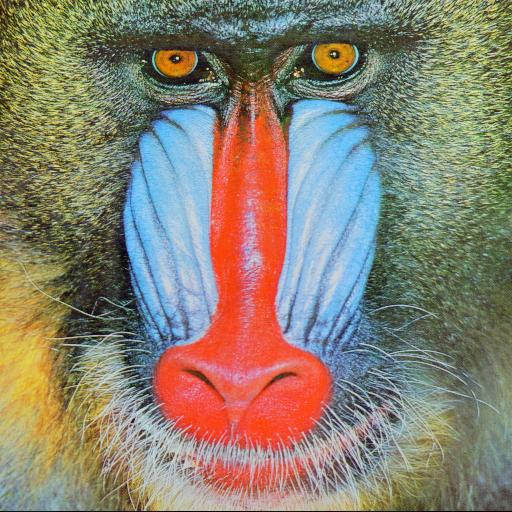
#> input picture Lab1-intro/mandril.jpg, 512 x 512 px
$ jupyter execute 01_intro.ipynb
#> lines starting #> are read from the running program, lines starting #| are printed output that depends on the picture
W ramach kursu będziemy wykorzystywać głównie bibliotekę OpenCV (Open Computer Vision Library).
W trakcie niniejszego ćwiczenia zapoznamy się z podstawowymi funkcjonalnościami: wczytaniami, zapisywaniem, konwersją do inne przestrzeni barw.
Zaznajomimy się również z Jupyter Notebook.

Wczytywanie obrazów z wykorzystaniem OpenCV.
1. Zaimportuj bibliotekę OpenCV:
        `import cv2`
1. Zaimportuj bibliotekę pyplot z matplotlib jako plt:
        `from matplotlib import pyplot as plt`
1. Wygodną opcją jest możliwość pobierania danych (obrazów, ale też np. baz danych) z sieci.
   Eliminuje to konieczność pobierania danych np. z Moodle oraz czyni uzupełniony Notebook "samowystarczalnym" - wystarczy go uruchomić.
   * zaimportuj bibliotekę os `import os`
   * zaimportuj bibliotekę request `import requests`
   * stwórz zmienne na adres pobieranego pliku (*url*) i samą jego nazwę (*fileName*)
   * sprawdź, czy taki plik istnieje (unikniemy wielokrotnego pobierania tych samych danych)
        `if not os.path.exists(fileName) :`
   * pobierz plik: `r = requests.get(url + fileName, allow_redirects=True)`
   * zapisz na dysku: `open(fileName, 'wb').write(r.content)`

1. Wykorzystując polecenie *imread* wczytaj obraz *mandril.jpg*
1. Wyświetl obraz wykorzystując bibliotekę *pyplot*
        plt.imshow(I)
        plt.xticks([]), plt.yticks([])
        plt.show()
1. Jeśli ktoś nie wie jak powinien wyglądać mandryl, to proszę podglądnąć obraz na GitHub lub w sprawdzić w Interencie.
   Przyczyną problemu jest sposób w jaki funkcja `imread` z OpenCV odczytuje obraz (BGR, zamiast RGB).
   Obrazom kolorowym będzie poświęcone odrębne ćwiczenie, także nie będziemy w tym miejscu rozwijać tego wątku.
1. W celu poprawnego wyświetlenia należy dokonać konwersji koloru z BGR na RGB.
        I = cv2.cvtColor(I, cv2.COLOR_BGR2RGB)
1. Dla porządku warto dodać, że w OpenCV do wyświetlania domyślnie wykorzystuje się funkcję `imshow`.
   Jednakże w przypadku Jupyter Notebook to rozwiązanie ma pewne wady i dlatego nie będziemy jej używać.
   Natomiast jeśli ktoś pracuje w "czystym" Python, to jest to na pewno równoważna funkcjonalność.

[cell 1]
import cv2
import os
from matplotlib import pyplot as plt
import requests

url = 'https://raw.githubusercontent.com/vision-agh/poc_sw/master/01_Intro/'
fileName = 'mandril.jpg'
if not os.path.exists(fileName) :
    r = requests.get(url + fileName, allow_redirects=True)
    open(fileName, 'wb').write(r.content)

img = cv2.imread(fileName)
#> img is the input picture: shape (512, 512, 3); mean B, G, R 113.2, 128.8, 137.4
img = cv2.cvtColor(img, cv2.COLOR_BGR2RGB)

plt.xticks([])
plt.yticks([])
plt.imshow(img)

W praktycznych rozważaniach często analizuje się obrazy w odcieniach szarości (ang. *grayscale*).
Do konwersji służy znana już funkcja `cvtColor` tylko tym razem z parametrem `cv2.COLOR_RGB2GRAY`.
Proszę spróbować wyświetlić obraz.
Może okazać się, że nadal jest kolorowy, choć inaczej.
Dlaczego tak się dzieje zostanie obszerniej wyjaśnione pod koniec ćwiczenia.
Na razie należy dodać polecenie `plt.gray()` przed `plt.show`.

[cell 2]
img = cv2.imread(fileName)
img_grey = cv2.cvtColor(img, cv2.COLOR_RGB2GRAY)
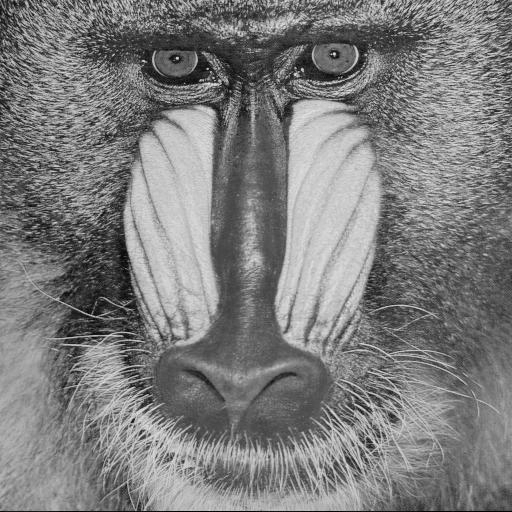
#> img_grey: shape (512, 512); min 0, max 233, mean 125.1

plt.xticks([])
plt.yticks([])
plt.imshow(img_grey)

Czasami konieczne jest zapisanie przetworzonego obrazu.
Służy do tego funkcja `cv2.imwrite`.
Proszę zapisać szarą wersję mandryla w formacie *png*.
Warto sprawdzić, czy obraz zapisał się poprawnie tj. otworzyć go w aplikacji do przeglądania obrazów.

[cell 3]
cv2.imwrite('mandril.png', img_grey)
#> Out = True

Obraz w skali szarości możemy traktować jako dwuwymiarową funkcję $L(x,y)$, gdzie $x$, $y$ to współrzędne piksela, a $L(x,y)$ poziom jasności (najczęściej [0;255] - zapis na 8-bitach, typ *unsigned int*).
Wyświetl obraz mandryl jako funkcję dwuwymiarową (uwaga - to chwilę się liczy):

[cell 4]
import numpy as np

# transforming img into 2D matrix
IG = np.array(img_grey)

# create grid
xx, yy = np.mgrid[0:IG.shape[0], 0:IG.shape[1]]

# create the figure
fig = plt.figure()
ax = fig.add_subplot(projection = '3d')
ax.plot_surface(xx, yy, IG ,rstride=1, cstride=1, cmap=plt.get_cmap('gray'),
        linewidth=0)
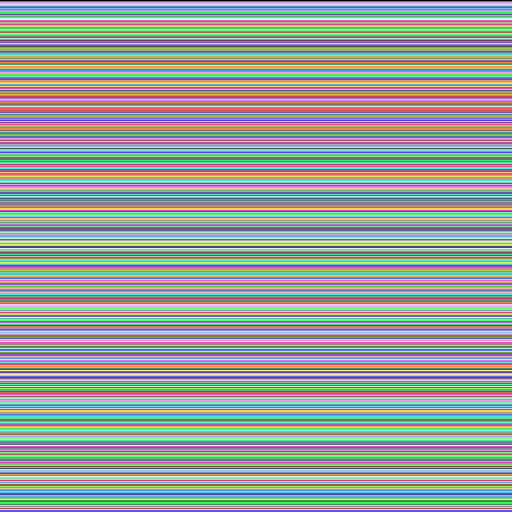
#> xx: shape (512, 512) int64; 512 distinct labels, from 0 to 511; one colour per label, 0 black

# show it
plt.show()
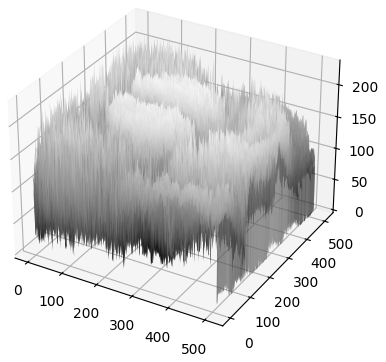
#> figure drawn by matplotlib, 1 panel

Komentarz:
- używamy biblioteki do obliczeń *numpy*,
- tworzymy siatkę punktów o rozmiarach takich jak obraz (*shape*),
- rysujemy wykres 3D

Podczas przetwarzania i analizy obrazów przydatne bywają "przekroje" przez obraz, czyli wartości funkcji $L(x,y)$ w przypadku gdy $x$ lub $y$ jest ustalone.
Wykonaj jeden wybrany przekrój w $x$ i $y$:
- po pierwsze należy pobrać dany wiersz lub kolumnę - np. `S = IG[10,:]` (tu jedenasty wiersz),
- po drugie stworzyć wykres złożony z dwóch subwykresów: `f, (ax1,ax2) = plt.subplots(1,2)`
- dla każdego z nich ustawić tytuł (np. `ax1.set_title('XXX')`) oraz treść `ax1.plot(S)`,
- na koniec całość wyświetlić `plt.show()`.

[cell 5]
row = IG[10, :]
#> row = 512 values, max 226 at index 458, min 17 at index 37, mean 115.7
col = IG[:, 15]
#> col = 512 values, max 181 at index 227, min 18 at index 4, mean 127.1

f, (ax1, ax2) = plt.subplots(1, 2)
ax1.set_title("Row 10")
ax2.set_title("Col 15")

ax1.plot(row)
ax2.plot(col)

plt.show()
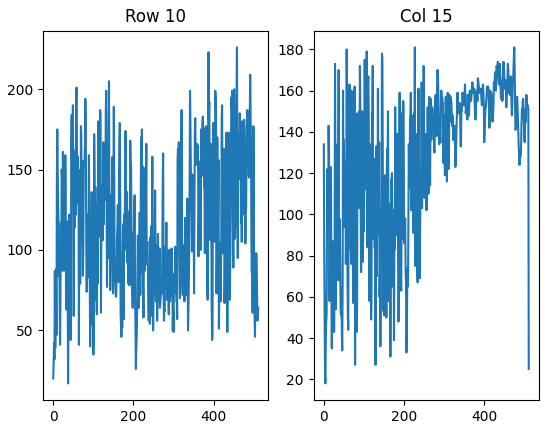
#> figure drawn by matplotlib, 2 panels; panel 1: curve peaks at x = 458, y = 226; panel 2: curve peaks at x = 227, y = 181

Obrazy indeksowane składają się z dwóch macierzy - obrazu oraz tzw. mapy kolorów.
W macierzy obrazu zapisane są wartości poszczególnych pikseli.
Macierz mapy kolorów ma rozmiar $m \times 3$ ($m$ wierszy, w~każdym 3 wartości - składowe R,G,B).
Podczas wyświetlania, na podstawie wartości piksela, odczytywany jest kolor z macierzy mapy kolorów.
W ten sposób możliwe staje się "pokolorowanie" obrazu w skali szarości (stąd wcześniej szary mandryl był kolorowy).
Wykorzystanie pseudokoloru nie wpływa na ilość informacji zawartej na obrazku, pomaga jedynie przedstawić go w bardziej czytelnej (dla człowieka) formie.
Przykładowo można uzyskać poprawę kontrastu, co jest ważne przy analizie np. obrazów medycznych.
Bardziej obszerny opis i spis dostępnym map można znaleźć w [dokumentacji.](https://matplotlib.org/3.1.0/tutorials/colors/colormaps.html)

Wykorzystując dokumentację oraz polecenie `plt.imshow(IG, cmap=plt.get_cmap('XXX'))` proszę wyświetlić obraz madryl w 4 różnych mapach kolorów.

[cell 6]
color_map = [(0, 'plasma'), (1, 'magma'), (2, 'inferno'), (3, 'cividis')]

f, (ax1, ax2, ay1, ay2) = plt.subplots(1, 4, figsize=(13, 13))

for ax_index, color in color_map:
    ax = f.axes[ax_index]
    ax.imshow(IG, cmap=color)
    ax.set_title(color)
    ax.axis('off')
